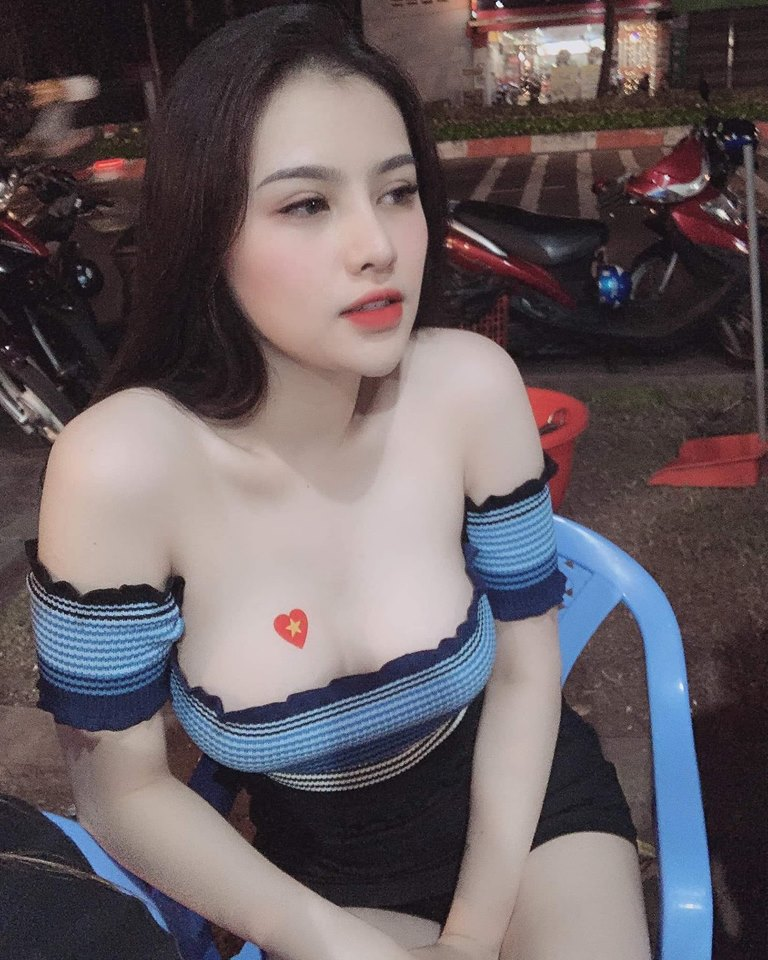
#> input picture open_cv/girl.png, 768 x 960 px
$ python helloOpenCv.py
#> lines starting #> are read from the running program, lines starting #| are printed output that depends on the picture; after the words box and inside, x2 and y2 are one past the last pixel; in counts of white or black regions, pixels touching at a corner belong together
import cv2

# flags = 0 : ảnh trắng đen , 1 : ảnh màu
img = cv2.imread('girl.png', 1)
#> img is the input picture: shape (960, 768, 3); mean B, G, R 97.2, 93.2, 103.4
# draw line on image exist
cv2.line(img, (0, 0), (300, 400), (255, 0, 0), 5)
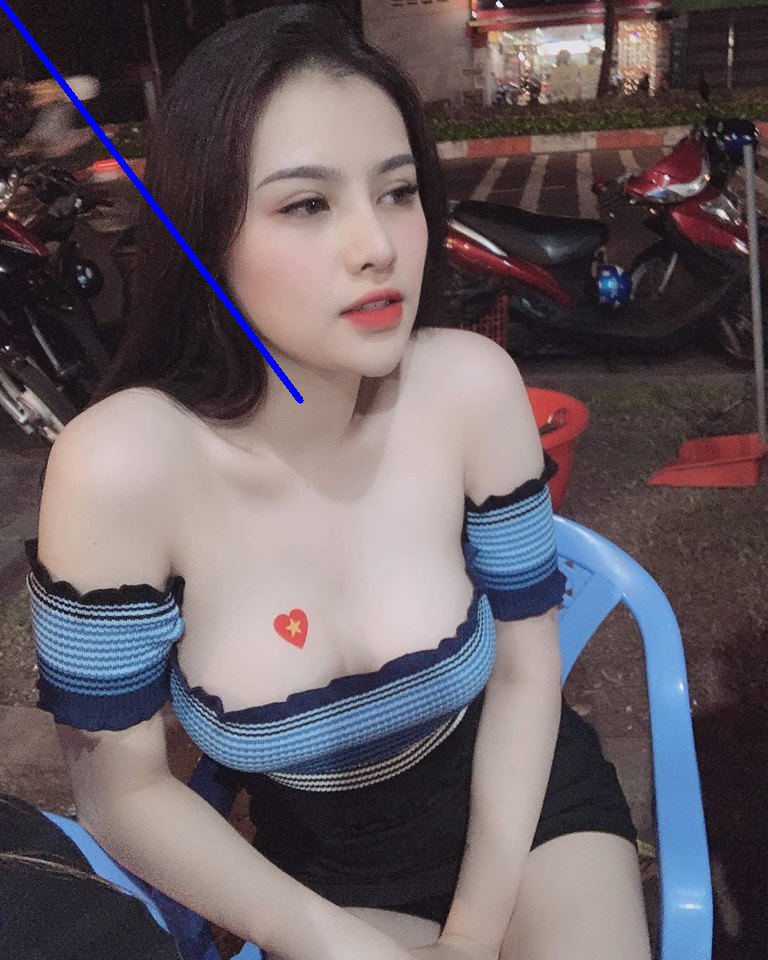
#> img: shape (960, 768, 3); 0.48% of pixels changed, all inside (x1, y1, x2, y2) = (0, 0, 304, 404)
cv2.imwrite('girl2.png', img)
img2 = cv2.imread('girl2.png', 1)
#  show ảnh ( Default sẽ tự tắt sau khi mở
cv2.imshow('image', img2)
#  đóng bằng tay
cv2.waitKey(0)
#  Giải phóng bộ nhớ
cv2.destroyAllWindows()
